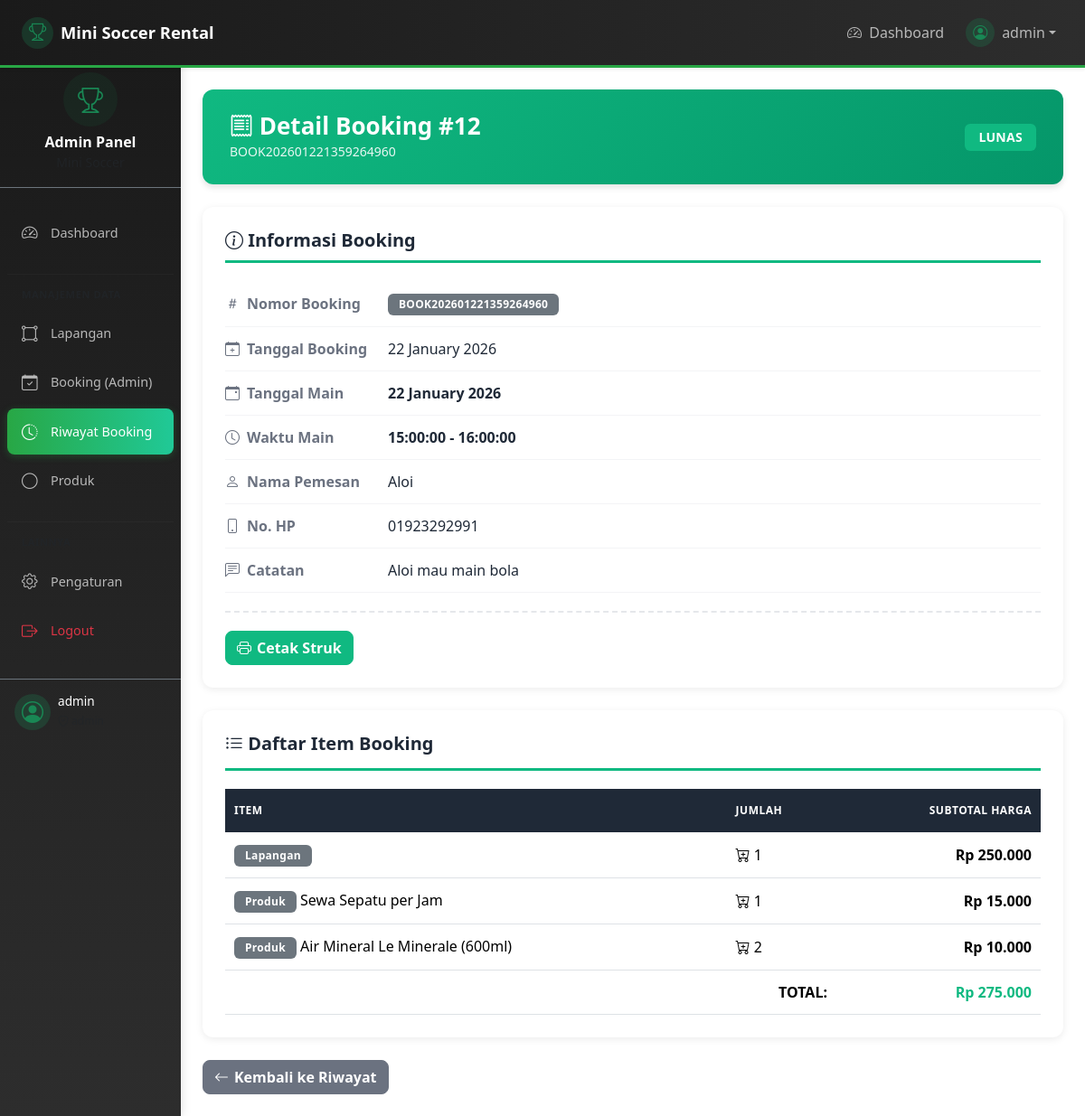
The page /booking/detail.php?id=12 (signed in) on the database its author committed.
### tables this page shows
CREATE TABLE `booking` (
  `id` int(11) NOT NULL,
  `nomor_booking` varchar(50) NOT NULL,
  `user_id` int(11) DEFAULT NULL,
  `nama_pemesan` varchar(100) DEFAULT NULL,
  `no_hp` varchar(20) DEFAULT NULL,
  `tanggal_booking` date NOT NULL,
  `tanggal_main` date NOT NULL,
  `jam_mulai` time NOT NULL,
  `jam_selesai` time NOT NULL,
  `total_harga` decimal(10,2) DEFAULT 0.00,
  `status_pembayaran` enum('MENUNGGU','LUNAS') DEFAULT 'MENUNGGU',
  `catatan` text DEFAULT NULL,
  `created_at` timestamp NOT NULL DEFAULT current_timestamp()
);

CREATE TABLE `booking_detail` (
  `id` int(11) NOT NULL,
  `lapangan_id` int(11) DEFAULT NULL,
  `item_id` int(11) NOT NULL,
  `item_type` enum('lapangan','produk') NOT NULL,
  `booking_id` int(11) NOT NULL,
  `jumlah` int(11) NOT NULL DEFAULT 1,
  `subtotal_harga` decimal(10,2) DEFAULT 0.00
);

### booking/detail.php (the view, shortened to what this page needs)
<?php
require_once '../config/database.php';
$id = (int)($_GET['id'] ?? 0);
$stmt = mysqli_prepare($connection, "SELECT * FROM `booking` WHERE id = ?");
mysqli_stmt_bind_param($stmt, "i", $id);
mysqli_stmt_execute($stmt);
$booking = mysqli_fetch_assoc(mysqli_stmt_get_result($stmt));
$details_query = "
    SELECT bd.*,
           CASE
               WHEN bd.item_type = 'lapangan' THEN l.nama_lapangan
               WHEN bd.item_type = 'produk' THEN p.nama_produk
               ELSE 'Item Tidak Dikenal'
           END AS item_name
    FROM `booking_detail` bd
    LEFT JOIN `lapangan` l ON (bd.item_type = 'lapangan' AND bd.item_id = l.id)
    LEFT JOIN `produk` p ON (bd.item_type = 'produk' AND bd.item_id = p.id)
    WHERE bd.`booking_id` = ?
    ORDER BY bd.id
";
$details_stmt = mysqli_prepare($connection, $details_query);
mysqli_stmt_bind_param($details_stmt, "i", $id);
mysqli_stmt_execute($details_stmt);
$details_result = mysqli_stmt_get_result($details_stmt);
?>
<?php include '../views/'.$THEME.'/header.php'; ?>
<?php include '../views/'.$THEME.'/topnav.php'; ?>
<div class="container-fluid">
    <div class="row">
        <?php include '../views/'.$THEME.'/sidebar.php'; ?>
        <main class="col-md-9 ms-sm-auto col-lg-10 px-md-4 py-4">
            <div class="page-header-detail">
                <div>
                    <h2><i class="bi bi-receipt"></i> Detail Booking #<?= $booking['id'] ?></h2>
                    <small style="opacity: 0.9;"><?= htmlspecialchars($booking['nomor_booking']) ?></small>
                </div>
                <span class="badge bg-<?= $booking['status_pembayaran'] === 'LUNAS' ? 'success' : 'warning' ?>">
                    <?= htmlspecialchars($booking['status_pembayaran']) ?>
                </span>
            </div>
            <div class="info-card">
                <h5><i class="bi bi-info-circle"></i> Informasi Booking</h5>
                <div class="info-row">
                    <div class="info-label">
                        <i class="bi bi-hash"></i> Nomor Booking
                    </div>
                    <div class="info-value">
                        <span class="badge bg-secondary"><?= htmlspecialchars($booking['nomor_booking']) ?></span>
                    </div>
                </div>
                <div class="info-row">
                    <div class="info-label">
                        <i class="bi bi-calendar-plus"></i> Tanggal Booking
                    </div>
                    <div class="info-value"><?= date('d F Y', strtotime($booking['tanggal_booking'])) ?></div>
                </div>
                <div class="info-row">
                    <div class="info-label">
                        <i class="bi bi-calendar-event"></i> Tanggal Main
                    </div>
                    <div class="info-value">
                        <strong><?= date('d F Y', strtotime($booking['tanggal_main'])) ?></strong>
                    </div>
                </div>
                <div class="info-row">
                    <div class="info-label">
                        <i class="bi bi-clock"></i> Waktu Main
                    </div>
                    <div class="info-value">
                        <strong><?= htmlspecialchars($booking['jam_mulai']) ?> - <?= htmlspecialchars($booking['jam_selesai']) ?></strong>
                    </div>
                </div>
                <div class="info-row">
                    <div class="info-label">
                        <i class="bi bi-person"></i> Nama Pemesan
                    </div>
                    <div class="info-value"><?= htmlspecialchars($booking['nama_pemesan'] ?? '-') ?></div>
                </div>
                <div class="info-row">
                    <div class="info-label">
                        <i class="bi bi-phone"></i> No. HP
                    </div>
                    <div class="info-value"><?= htmlspecialchars($booking['no_hp'] ?? '-') ?></div>
                </div>
                <div class="info-row">
                    <div class="info-label">
                        <i class="bi bi-chat-left-text"></i> Catatan
                    </div>
                    <div class="info-value"><?= htmlspecialchars($booking['catatan']) ?: '-' ?></div>
                </div>
                <div class="action-buttons">
                    <?php if ($booking['status_pembayaran'] === 'LUNAS'): ?>
                        <button id="print-receipt-btn" class="btn btn-primary">
                            <i class="bi bi-printer"></i> Cetak Struk
                        </button>
                    <?php endif; ?>
                </div>
            </div>
            <div class="table-section">
                <div class="table-section-header">
                    <h5><i class="bi bi-list-ul"></i> Daftar Item Booking</h5>
                </div>
                <?php if (mysqli_num_rows($details_result) > 0): ?>
                    <div class="table-responsive">
                        <table class="table table-hover mb-0">
                            <thead>
                                <tr>
                                    <th>Item</th>
                                    <th>Jumlah</th>
                                    <th class="text-end">Subtotal Harga</th>
                                </tr>
                            </thead>
                            <tbody>
                                <?php
                                $total = 0;
                                while ($detail = mysqli_fetch_assoc($details_result)):
                                    $total += (float)($detail['subtotal_harga'] ?? 0);
                                ?>
                                    <tr>
                                        <td>
                                            <span class="badge bg-secondary"><?= ucfirst($detail['item_type']) ?></span>
                                            <?= htmlspecialchars($detail['item_name']) ?>
                                        </td>
                                        <td><i class="bi bi-cart-plus"></i> <?= (int)$detail['jumlah'] ?></td>
                                        <td class="text-end"><strong>Rp <?= number_format((float)($detail['subtotal_harga'] ?? 0), 0, ',', '.') ?></strong></td>
                                    </tr>
                                <?php endwhile; ?>
                                <tr style="background: #f9fafb; font-weight: bold;">
                                    <td colspan="2" class="text-end">TOTAL:</td>
                                    <td class="text-end" style="color: var(--primary-green); font-size: 16px;">
                                        Rp <?= number_format($total, 0, ',', '.') ?>
                                    </td>
                                </tr>
                            </tbody>
                        </table>
                    </div>
                <?php endif; ?>
            </div>
            <div class="d-flex gap-2">
                <?php
                $back_link = ($booking['status_pembayaran'] === 'LUNAS') ? 'history.php' : 'index.php';
                $back_text = ($booking['status_pembayaran'] === 'LUNAS') ? 'Kembali ke Riwayat' : 'Kembali ke Booking Aktif';
                ?>
                <a href="<?= $back_link ?>" class="btn btn-secondary">
                    <i class="bi bi-arrow-left"></i> <?= $back_text ?>
                </a>
            </div>
        </main>
    </div>
</div>
<?php include '../views/'.$THEME.'/footer.php'; ?>

### booking/detail.php (style rules this page uses)
:root { --primary-green: #10b981; --dark-green: #059669; --light-green: #d1fae5; --accent-orange: #f59e0b; --dark-bg: #1f2937; --light-bg: #f9fafb; }
.page-header-detail { background: linear-gradient(135deg, var(--primary-green) 0%, var(--dark-green) 100%); color: white; padding: 25px 30px; border-radius: 12px; margin-bottom: 25px; box-shadow: 0 4px 6px rgba(0, 0, 0, 0.1); display: flex; justify-content: space-between; align-items: center; }
.page-header-detail h2 { margin: 0; font-weight: 700; font-size: 26px; }
.page-header-detail .badge { font-size: 14px; padding: 8px 15px; }
.info-card { background: white; border-radius: 12px; box-shadow: 0 2px 8px rgba(0, 0, 0, 0.08); padding: 25px; margin-bottom: 25px; }
.info-card h5 { color: var(--dark-bg); font-weight: 700; margin-bottom: 20px; padding-bottom: 10px; border-bottom: 3px solid var(--primary-green); }
.info-row { display: flex; padding: 12px 0; border-bottom: 1px solid #f3f4f6; }
.info-label { font-weight: 600; color: #6b7280; min-width: 180px; display: flex; align-items: center; gap: 8px; }
.info-value { color: var(--dark-bg); font-weight: 500; flex: 1; }
.action-buttons { display: flex; gap: 10px; flex-wrap: wrap; margin-top: 20px; padding-top: 20px; border-top: 2px dashed #e5e7eb; }
.table-section { background: white; border-radius: 12px; box-shadow: 0 2px 8px rgba(0, 0, 0, 0.08); padding: 25px; margin-bottom: 25px; }
.table-section-header { display: flex; justify-content: space-between; align-items: center; margin-bottom: 20px; padding-bottom: 15px; border-bottom: 3px solid var(--primary-green); }
.table-section-header h5 { margin: 0; color: var(--dark-bg); font-weight: 700; }
.table thead th { background: var(--dark-bg); color: white; font-weight: 600; text-transform: uppercase; font-size: 12px; letter-spacing: 0.5px; border: none; padding: 15px 10px; }
.table tbody tr { transition: background 0.2s ease; }
.table tbody td { vertical-align: middle; padding: 12px 10px; }
.btn { border-radius: 8px; font-weight: 600; transition: all 0.3s ease; display: inline-flex; align-items: center; gap: 6px; }
.btn-primary { background: var(--primary-green); border-color: var(--primary-green); }
.btn-secondary { background: #6b7280; border-color: #6b7280; }
.badge { padding: 6px 12px; font-weight: 600; font-size: 12px; letter-spacing: 0.3px; border-radius: 6px; }
.badge.bg-success { background: var(--primary-green) !important; }

### rows shown on the page
booking: id "12", nomor_booking "BOOK202601221359264960", status_pembayaran "LUNAS", tanggal_booking "22 January 2026", tanggal_main "22 January 2026", jam_mulai "15:00:00", jam_selesai "16:00:00", nama_pemesan "Aloi", no_hp "01923292991", catatan "Aloi mau main bola", status_pembayaran "Kembali ke Riwayat"
booking_detail: item_type "Lapangan", jumlah "1", subtotal_harga "250.000"
booking_detail: item_type "Produk", item_name "Sewa Sepatu per Jam", jumlah "1", subtotal_harga "15.000"
booking_detail: item_type "Produk", item_name "Air Mineral Le Minerale (600ml)", jumlah "2", subtotal_harga "10.000"

### other values the page prints
$_SESSION['username'] "admin"
$config['label'] "Lapangan"
$config['label'] "Booking (Admin)"
$config['label'] "Produk"
$total "275.000"
